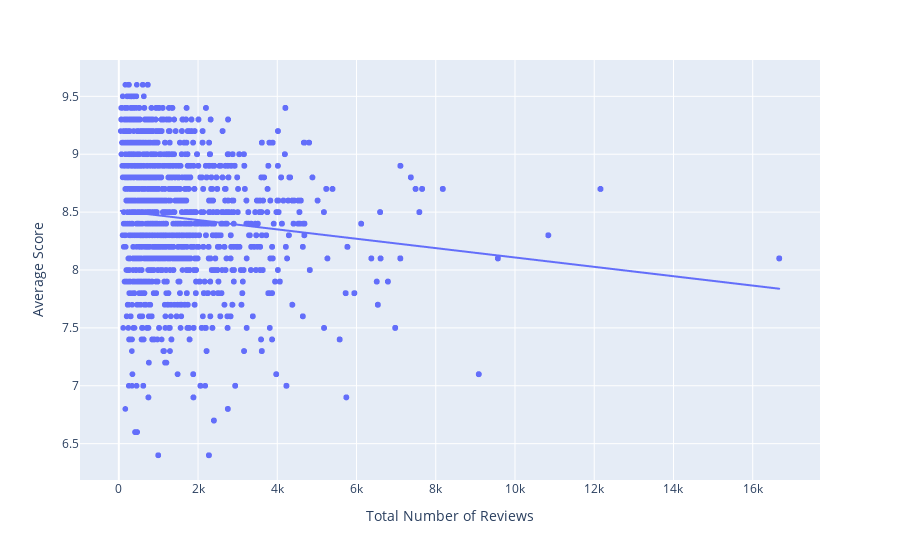

The notebook cell this image was saved under:
### Code cell
px.scatter(df, 
                 x='Total Number of Reviews', 
                 y='Average Score',
                 hover_data=['Hotel Name'],  # لو تحب تشوف اسم الفندق عند المرور
                 trendline='ols')

### Figure 1 — Plotly figure (JSON) as saved in the notebook; plotly's stock layout.template omitted (floating-point values rounded to 4 significant figures; data arrays with more than 128 entries replaced by an {"elided": "..."} marker saying what was removed)
{"data": [{"customdata": {"elided": "14388x1 str values"}, "hovertemplate": "Total Number of Reviews=%{x}<br>Average Score=%{y}<br>Hotel Name=%{customdata[0]}<extra></extra>", "legendgroup": "", "marker": {"color": "#636efa", "symbol": "circle"}, "mode": "markers", "name": "", "showlegend": false, "type": "scattergl", "x": {"elided": "14388 int values"}, "xaxis": "x", "y": {"elided": "14388 float values"}, "yaxis": "y"}, {"hovertemplate": "<b>OLS trendline</b><br>Average Score = -4.04414e-05 * Total Number of Reviews + 8.51248<br>R<sup>2</sup>=0.029768<br><br>Total Number of Reviews=%{x}<br>Average Score=%{y} <b>(trend)</b><extra></extra>", "legendgroup": "", "marker": {"color": "#636efa", "symbol": "circle"}, "mode": "lines", "name": "", "showlegend": false, "type": "scattergl", "x": {"elided": "14388 int values"}, "xaxis": "x", "y": {"elided": "14388 float values"}, "yaxis": "y"}], "layout": {"legend": {"tracegroupgap": 0}, "margin": {"t": 60}, "xaxis": {"anchor": "y", "domain": [0, 1], "title": {"text": "Total Number of Reviews"}}, "yaxis": {"anchor": "x", "domain": [0, 1], "title": {"text": "Average Score"}}}}
